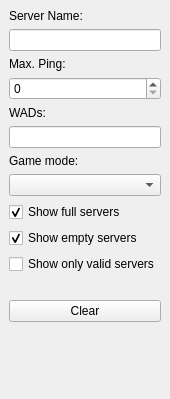
<?xml version="1.0" encoding="UTF-8"?>
<ui version="4.0">
 <class>ServerFilterDock</class>
 <widget class="QDockWidget" name="ServerFilterDock">
  <property name="geometry">
   <rect>
    <x>0</x>
    <y>0</y>
    <width>170</width>
    <height>399</height>
   </rect>
  </property>
  <property name="allowedAreas">
   <set>Qt::LeftDockWidgetArea|Qt::RightDockWidgetArea</set>
  </property>
  <property name="windowTitle">
   <string>Server Filter</string>
  </property>
  <widget class="QWidget" name="dockWidgetContents">
   <layout class="QVBoxLayout" name="verticalLayout_2">
    <item>
     <layout class="QVBoxLayout" name="verticalLayout">
      <item>
       <widget class="QLabel" name="label">
        <property name="text">
         <string>Server Name:</string>
        </property>
       </widget>
      </item>
      <item>
       <widget class="QLineEdit" name="leServerName">
        <property name="minimumSize">
         <size>
          <width>150</width>
          <height>0</height>
         </size>
        </property>
       </widget>
      </item>
      <item>
       <widget class="QLabel" name="label_2">
        <property name="text">
         <string>Max. Ping:</string>
        </property>
       </widget>
      </item>
      <item>
       <widget class="QSpinBox" name="spinMaxPing">
        <property name="toolTip">
         <string>Set '0' to disable.</string>
        </property>
        <property name="correctionMode">
         <enum>QAbstractSpinBox::CorrectToNearestValue</enum>
        </property>
        <property name="maximum">
         <number>9999</number>
        </property>
        <property name="singleStep">
         <number>10</number>
        </property>
       </widget>
      </item>
      <item>
       <widget class="QLabel" name="label_3">
        <property name="text">
         <string>WADs:</string>
        </property>
       </widget>
      </item>
      <item>
       <widget class="QLineEdit" name="leWads">
        <property name="toolTip">
         <string>Use ';' to separate multiple wads.</string>
        </property>
       </widget>
      </item>
      <item>
       <widget class="QLabel" name="label_4">
        <property name="text">
         <string>Game mode:</string>
        </property>
       </widget>
      </item>
      <item>
       <widget class="QComboBox" name="cboGameMode"/>
      </item>
      <item>
       <widget class="QCheckBox" name="cbShowFull">
        <property name="text">
         <string>Show full servers</string>
        </property>
        <property name="checked">
         <bool>true</bool>
        </property>
       </widget>
      </item>
      <item>
       <widget class="QCheckBox" name="cbShowEmpty">
        <property name="text">
         <string>Show empty servers</string>
        </property>
        <property name="checked">
         <bool>true</bool>
        </property>
       </widget>
      </item>
      <item>
       <widget class="QCheckBox" name="cbShowOnlyValid">
        <property name="text">
         <string>Show only valid servers</string>
        </property>
       </widget>
      </item>
      <item>
       <spacer name="horizontalSpacer">
        <property name="orientation">
         <enum>Qt::Horizontal</enum>
        </property>
        <property name="sizeHint" stdset="0">
         <size>
          <width>40</width>
          <height>20</height>
         </size>
        </property>
       </spacer>
      </item>
      <item>
       <widget class="QPushButton" name="btnClear">
        <property name="text">
         <string>Clear</string>
        </property>
       </widget>
      </item>
     </layout>
    </item>
    <item>
     <spacer name="verticalSpacer">
      <property name="orientation">
       <enum>Qt::Vertical</enum>
      </property>
      <property name="sizeHint" stdset="0">
       <size>
        <width>20</width>
        <height>40</height>
       </size>
      </property>
     </spacer>
    </item>
   </layout>
  </widget>
 </widget>
 <resources/>
 <connections/>
</ui>
